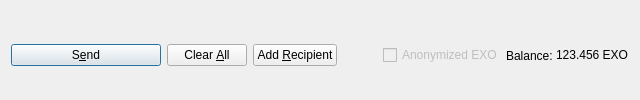
         <widget class="QFrame" name="frame_Send">
          <layout class="QHBoxLayout" name="horizontalLayout">
           <property name="bottomMargin">
            <number>0</number>
           </property>
           <item>
            <widget class="QPushButton" name="sendButton">
             <property name="minimumSize">
              <size>
               <width>150</width>
               <height>0</height>
              </size>
             </property>
             <property name="toolTip">
              <string>Confirm the send action</string>
             </property>
             <property name="text">
              <string>S&amp;end</string>
             </property>
             <property name="icon">
              <iconset resource="../exio.qrc">
               <normaloff>:/icons/send</normaloff>:/icons/send</iconset>
             </property>
             <property name="autoDefault">
              <bool>false</bool>
             </property>
             <property name="default">
              <bool>true</bool>
             </property>
            </widget>
           </item>
           <item>
            <widget class="QPushButton" name="clearButton">
             <property name="sizePolicy">
              <sizepolicy hsizetype="Minimum" vsizetype="Fixed">
               <horstretch>0</horstretch>
               <verstretch>0</verstretch>
              </sizepolicy>
             </property>
             <property name="toolTip">
              <string>Clear all fields of the form.</string>
             </property>
             <property name="text">
              <string>Clear &amp;All</string>
             </property>
             <property name="icon">
              <iconset resource="../exio.qrc">
               <normaloff>:/icons/remove</normaloff>:/icons/remove</iconset>
             </property>
             <property name="autoDefault">
              <bool>false</bool>
             </property>
            </widget>
           </item>
           <item>
            <widget class="QPushButton" name="addButton">
             <property name="toolTip">
              <string>Send to multiple recipients at once</string>
             </property>
             <property name="text">
              <string>Add &amp;Recipient</string>
             </property>
             <property name="icon">
              <iconset resource="../exio.qrc">
               <normaloff>:/icons/add</normaloff>:/icons/add</iconset>
             </property>
             <property name="autoDefault">
              <bool>false</bool>
             </property>
            </widget>
           </item>
           <item>
            <spacer name="horizontalSpacer">
             <property name="orientation">
              <enum>Qt::Horizontal</enum>
             </property>
             <property name="sizeHint" stdset="0">
              <size>
               <width>40</width>
               <height>20</height>
              </size>
             </property>
            </spacer>
           </item>
           <item>
            <layout class="QHBoxLayout" name="horizontalLayout_2">
             <property name="spacing">
              <number>3</number>
             </property>
             <item>
              <widget class="QCheckBox" name="checkzEXO">
               <property name="enabled">
                <bool>false</bool>
               </property>
               <property name="text">
                <string>Anonymized EXO</string>
               </property>
              </widget>
             </item>
             <item>
              <widget class="QLabel" name="label">
               <property name="text">
                <string>Balance:</string>
               </property>
              </widget>
             </item>
             <item>
              <widget class="QLabel" name="labelBalance">
               <property name="sizePolicy">
                <sizepolicy hsizetype="Preferred" vsizetype="Fixed">
                 <horstretch>0</horstretch>
                 <verstretch>0</verstretch>
                </sizepolicy>
               </property>
               <property name="cursor">
                <cursorShape>IBeamCursor</cursorShape>
               </property>
               <property name="text">
                <string notr="true">123.456 EXO</string>
               </property>
               <property name="textInteractionFlags">
                <set>Qt::LinksAccessibleByMouse|Qt::TextSelectableByKeyboard|Qt::TextSelectableByMouse</set>
               </property>
              </widget>
             </item>
            </layout>
           </item>
          </layout>
         </widget>
